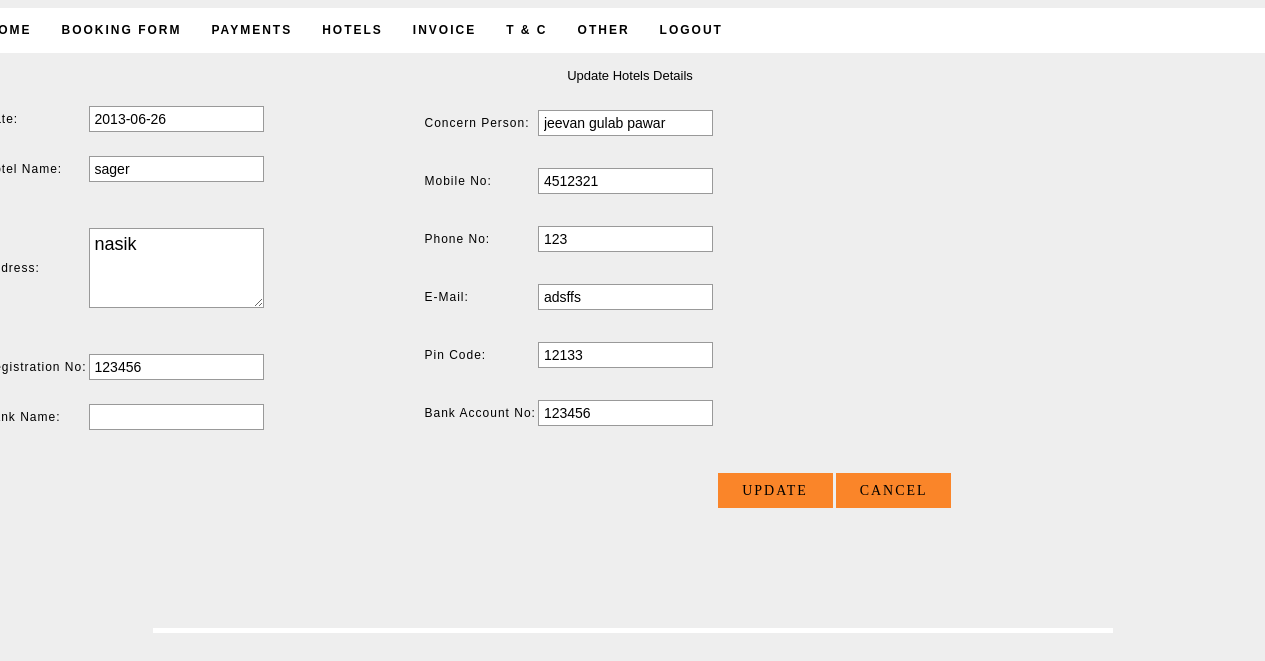
/holidays/updatehotel.php?uid=3, run on the app's committed database.
### tables this page shows
CREATE TABLE IF NOT EXISTS `hotel` (
  `h_id` int(11) NOT NULL AUTO_INCREMENT,
  `h_date` date NOT NULL,
  `h_name` varchar(25) NOT NULL,
  `h_address` text NOT NULL,
  `h_reg` varchar(25) NOT NULL,
  `h_pname` varchar(100) NOT NULL,
  `h_mob` bigint(11) NOT NULL,
  `h_ph` bigint(10) NOT NULL,
  `h_email` varchar(100) NOT NULL,
  `h_pin` int(10) NOT NULL,
  `h_bank` text NOT NULL,
  `h_ac` bigint(25) NOT NULL,
  PRIMARY KEY (`h_id`)
);

### holidays/updatehotel.php (the view, shortened to what this page needs)
<?php
if(isset($_REQUEST['uid']))
{
	$uphotel=$_REQUEST['uid'];
	$updatehotel_qry="select * from hotel where h_id=".$uphotel;
	$updatehotel_res=mysql_query($updatehotel_qry);
	$update_hotel=mysql_fetch_array($updatehotel_res);
}
?>
<html>
<head>
<link rel="stylesheet" href="../styles2.css" type="text/css" />
<link rel="stylesheet" type="text/css" href="../css/style.css" />
</head>
<body>
<div id="container">
	<div id="sub-header">
    <?php
	include("include/p_header.php");
	?>
    	<br />
		<div class="quotation"><center>Update Hotels Details</center></div>
        <div>
        <form action="" method="post">
  		      	<table class="tab_1" align="center">
                <tr><td class="l_form">Date:</td><td><input class="q_in" id="datefield" type="text" name="h_date" value="<?php  echo $update_hotel[1]; ?>"/></td></tr>
                <tr><td class="l_form">Hotel Name:</td><td><input class="q_in" type="text" name="h_name" value="<?php  echo $update_hotel[2]; ?>" /></td></tr>
 	            <tr><td class="l_form">Address:</td><td><textarea class="q_add" name="h_address"><?php  echo $update_hotel[3]; ?></textarea></td></tr>
                <tr><td class="l_form">Registration No:</td><td><input class="q_in" type="text" name="h_reg" value="<?php  echo $update_hotel[4]; ?>"/></td></tr>
                <tr><td class="l_form">Bank Name:</td><td><input class="q_in" type="text" name="b_name" value="<?php  echo $update_hotel[10]; ?>"/></td></tr>
                </table>
                <table class="tab_2" align="center">
                <tr><td class="l_form">Concern Person:</td><td><input class="q_in" type="text" name="h_pname" value="<?php  echo $update_hotel[5]; ?>" /></td></tr>
                <tr><td class="l_form">Mobile No:</td><td><input class="q_in" type="text" name="h_mob" value="<?php  echo $update_hotel[6]; ?>" ></td></tr>
                <tr><td class="l_form">Phone No:</td><td><input class="q_in" type="text" name="h_ph" value="<?php  echo $update_hotel[7]; ?>"/></td></tr>
 	             <tr><td class="l_form">E-Mail:</td><td><input class="q_in" type="text" name="h_email" value="<?php  echo $update_hotel[8]; ?>"/></td></tr>
                 <tr><td class="l_form">Pin Code:</td><td><input class="q_in" type="text" name="h_pin" value="<?php  echo $update_hotel[9]; ?>"/></td></tr>
                 <tr><td class="l_form">Bank Account No:</td><td><input class="q_in" type="text" name="b_ac" value="<?php  echo $update_hotel[11]; ?>"/></td></tr>
                </table>
        <div class="add_h">
         <input name="update" class="formbutton" value=" Update " type="submit" />
         <input name="can" class="formbutton" value="Cancel" type="submit" />
        </div>
        </form>
    </div>
    </div>
    </div>
 <div id="footer">
    </div>
</body>
</html>

### styles2.css (style rules this page uses)
body { margin:0; padding:0; font-family: Verdana, Geneva, sans-serif; font-size: 13px; color: #000; background-color:#EEEEEE; }
* { margin:0; padding:0; }
form input, form select, form textarea { padding: 5px; color: #333333; border: 1px solid #ddd; border-right:1px solid #ccc; border-bottom:1px solid #ccc; background-color:#fff; font-family: Arial, Helvetica, sans-serif; font-size: 13px; }
form input.formbutton { color: #000; padding: 6px 8px; font-size: 14px; letter-spacing:2px; font-family: Arial, Helvetica, sans-serif; text-decoration: none; text-transform: uppercase; background: #FA8529; border: none; width:115px; height:35px; overflow: visible; font-family: Lucida Grande; }
#container { width: 960px; background-color:#FFF; margin: 0 auto; padding: 0px; }
div#sub-header { margin-top:8px; margin-bottom:5px; margin-left:-180px; width:1315px; height:620px; background-color:#EEEEEE; }
#footer { margin:0 auto; padding: 30px 5px 0; }
.l_form { font-size:12px; color:#000; border:none; }
.q_in { width:175px; height:26px; border:1px solid #999; background-color:#FFF; font-size:14px; color:#000 }
.q_add { width:175px; height:80px; background-color:#FFF; font-size:18px; border:1px solid #999; color:#000; }
.add_h { margin-top:30px; margin-left:745px; }
.tab_1 { margin-top:10px; height:350px; margin-left:10px; color:#000; letter-spacing:1px; font-size:18px; }
.tab_2 { height:350px; margin-left:450px; margin-top:-350px; color:#000; letter-spacing:1px; font-size:18px; }

### data on the page
hotel: h_date "2013-06-26", h_name "sager", h_address "nasik", h_reg "123456", h_pname "jeevan gulab pawar", h_mob "4512321", h_ph "123", h_email "adsffs", h_pin "12133", b_ac "123456"
